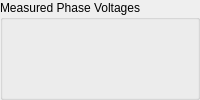
      <widget class="QGroupBox" name="groupBox_13">
       <property name="title">
        <string>Measured Phase Voltages</string>
       </property>
       <layout class="QGridLayout" name="gridLayout_5">
        <item row="2" column="0" alignment="Qt::AlignRight">
         <widget class="CompactEpc" name="compactepc_31">
          <property name="signal_path" stdset="0">
           <string>StatusLineToNVoltages;L3Voltage_measured</string>
          </property>
          <property name="label_override" stdset="0">
           <string/>
          </property>
          <property name="label_visible" stdset="0">
           <bool>true</bool>
          </property>
          <property name="units_visible" stdset="0">
           <bool>true</bool>
          </property>
         </widget>
        </item>
        <item row="1" column="0" alignment="Qt::AlignRight">
         <widget class="CompactEpc" name="compactepc_30">
          <property name="signal_path" stdset="0">
           <string>StatusLineToNVoltages;L2Voltage_measured</string>
          </property>
          <property name="label_override" stdset="0">
           <string/>
          </property>
          <property name="label_visible" stdset="0">
           <bool>true</bool>
          </property>
          <property name="units_visible" stdset="0">
           <bool>true</bool>
          </property>
         </widget>
        </item>
        <item row="0" column="0" alignment="Qt::AlignRight">
         <widget class="CompactEpc" name="compactepc_29">
          <property name="signal_path" stdset="0">
           <string>StatusLineToNVoltages;L1Voltage_measured</string>
          </property>
          <property name="label_override" stdset="0">
           <string/>
          </property>
          <property name="label_visible" stdset="0">
           <bool>true</bool>
          </property>
          <property name="units_visible" stdset="0">
           <bool>true</bool>
          </property>
         </widget>
        </item>
       </layout>
      </widget>
